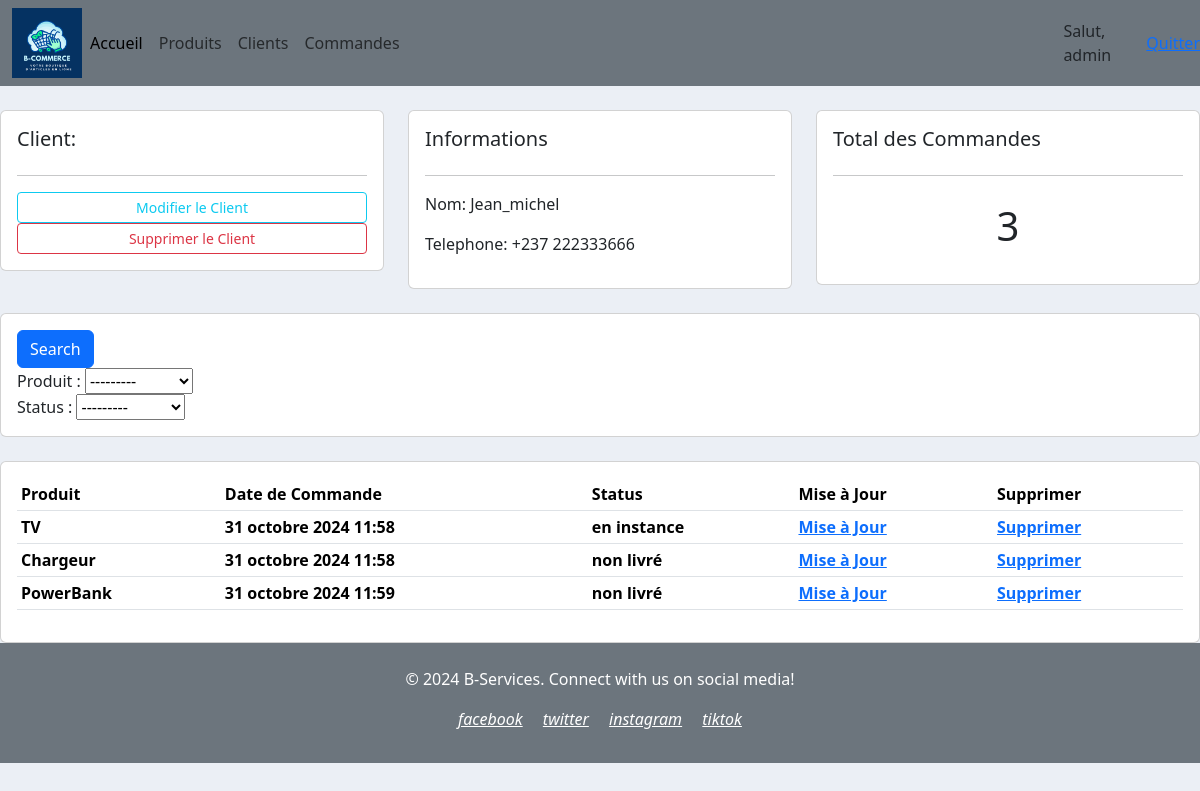
Page /client/3/ (signed in) on the committed database.
### client/models.py (models this page shows, shortened)
class Client(models.Model):
    nom = models.CharField(max_length=200, null=True)
    telephone = models.CharField(max_length=200, null=True)
    date_creation = models.DateTimeField(auto_now_add=True)

### commande/models.py (models this page shows)
class Commande(models.Model):
    STATUS = (('en instance', 'en instance'),
              ('non livré', 'non livré'),
              ('livré', 'livré'))
    client = models.ForeignKey(Client, null=True, on_delete=models.SET_NULL)
    produit = models.ForeignKey(Produit, null=True, on_delete=models.SET_NULL)
    status = models.CharField(max_length=200, null=True, choices=STATUS)
    date_creation = models.DateTimeField(auto_now_add=True)

### produit/models.py (models this page shows)
class Produit(models.Model):
    nom =models.CharField(max_length=200, null=True)
    prix = models.FloatField(null=True)
    date_creation = models.DateTimeField(auto_now_add=True)
    tag = models.ManyToManyField(Tag)
    def __str__(self):
        return self.nom

### client/views.py (the view)
# urls.py: path('<str:pk>/', views.list_client, name='client'),
@login_required(login_url='acces')
def list_client(request, pk):
    client = Client.objects.get(id=pk)
    commande = client.commande_set.all()
    commande_total = commande.count()
    myFilter = CommandeFiltre(request.GET, queryset=commande)
    commande = myFilter.qs
    context = {'client':client, 'commande':commande, 'commande_total':commande_total, 'myFilter':myFilter}
    return render(request, 'client/list_client.html', context)

### templates/client/list_client.html
{% extends 'main.html' %}
{% block content %}
<br>
<div class="row">
	<div class="col-md">
		<div class="card card-body">
			<h5>Client:</h5>
			<hr>
			<a class="btn btn-outline-info  btn-sm btn-block" href="">Modifier le Client</a>
			<a class="btn btn-outline-danger  btn-sm btn-block" href="">Supprimer le Client</a>
		</div>
	</div>
	<div class="col-md">
		<div class="card card-body">
			<h5>Informations</h5>
			<hr>
			<p>Nom: {{client.nom}} </p>
			<p>Telephone: {{client.telephone}}</p>
		</div>
	</div>
	<div class="col-md">
		<div class="card card-body">
			<h5>Total des Commandes</h5>
			<hr>
			<h1 style="text-align: center;padding: 10px">{{commande_total}}</h1>
		</div>
	</div>
</div>
<br>
<div class="col">
	<div class="col">
		<div class="card card-body">
			<form method="get">
		    <button class="btn btn-primary" type="submit">Search</button>
				{{myFilter.form}}
		  </form>
		</div>
	</div>
</div>
<br>
<div class="row">
	<div class="col-md">
		<div class="card card-body">
			<table class="table table-sm">
				<tr>
					<th>Produit</th>
					<th>Date de Commande</th>
					<th>Status</th>
					<th>Mise à Jour</th>
					<th>Supprimer</th>
				</tr>
				{% for command in commande %}
				<tr>
					<th>{{command.produit}}</th>
					<th>{{command.date_creation}}</th>
					<th>{{command.status}}</th>
					<th><a href=""> Mise à Jour</a></th>
					<th><a href="">Supprimer</a></th>
				</tr>
				{% endfor %}
			</table>
		</div>
	</div>
</div>
{% endblock %}

### templates/base/navbar.html (shortened to what this page needs)
{% load static %}
<nav class="navbar navbar-expand-lg navbar-info bg-secondary">
  <div class="container-fluid">
    <img src="{% static 'images/articleLogo.png' %}" alt="Logo" style="height: 70px;">
    <div class="collapse navbar-collapse" id="navbarNav">
      <ul class="navbar-nav">
        <li class="nav-item">
          <a class="nav-link active" aria-current="page" href="#">Accueil</a>
        </li>
        <li class="nav-item">
          <a class="nav-link" href="#">Produits</a>
        </li>
        <li class="nav-item">
          <a class="nav-link" href="#">Clients</a>
        </li>
        <li class="nav-item">
          <a class="nav-link" href="#">Commandes</a>
        </li>
      </ul>
    </div>
  </div>
  <span>Salut, {{request.user }} </span>
  <span> <a href="{% url 'quitter' %}">Quitter</a></span>
</nav>

### static/css/main.css (style rules this page uses)
body { background-color: #ebeff5; }

### rows in the picture
Client: nom "Jean_michel", telephone "+237 222333666"
Commande: produit "TV", date_creation "31 octobre 2024 11:58", status "en instance"
Commande: produit "Chargeur", date_creation "31 octobre 2024 11:58", status "non livré"
Commande: produit "PowerBank", date_creation "31 octobre 2024 11:59", status "non livré"

### other values in the picture
{{ request.user }} "admin"
{{ commande_total }} "3"
